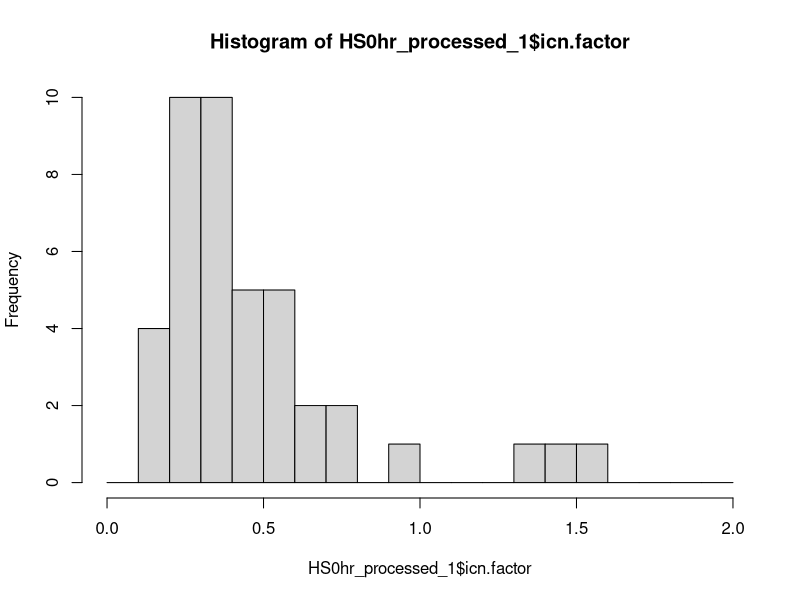
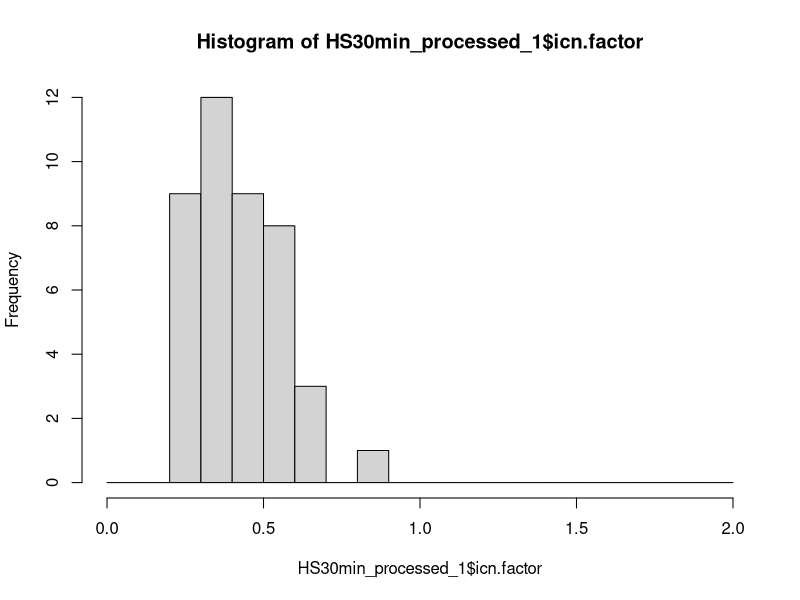
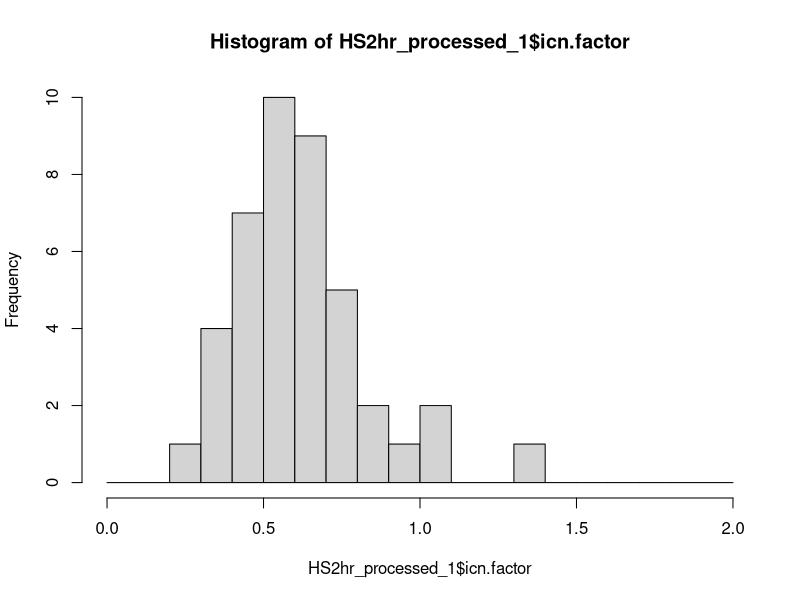
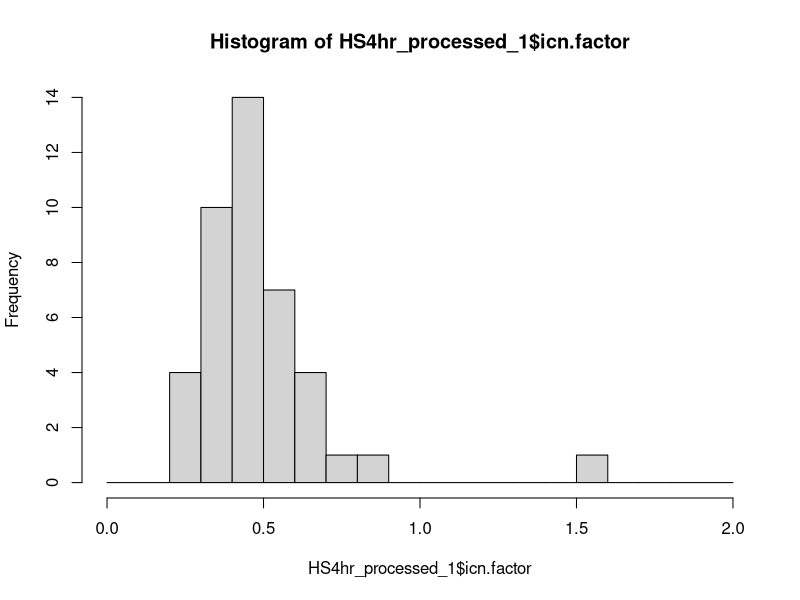
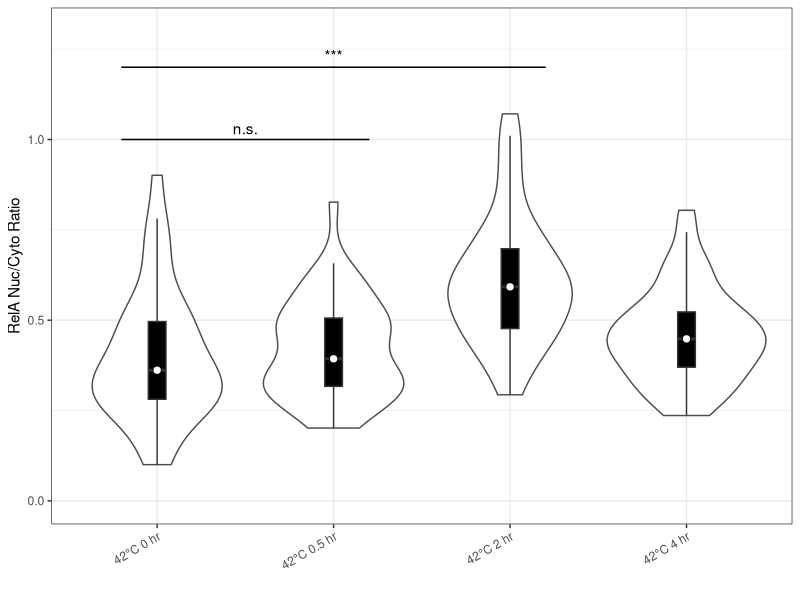

The R source for these figures, in order:
# Load libraries
library(tidyverse)
library(ggsignif)

# Clear workspace
rm(list = ls())

# Load datasets
HS0hr_rawdata <- read.csv("./HS0hr.csv")
HS30min_rawdata <- read.csv("./HS30min.csv")
HS2hr_rawdata <- read.csv("./HS2hr.csv")
HS4hr_rawdata <- read.csv("./HS4hr.csv")

# Check loaded datasets
glimpse(HS0hr_rawdata)
glimpse(HS30min_rawdata)
glimpse(HS2hr_rawdata)
glimpse(HS4hr_rawdata)

# Extract exact data values from raw data
HS0hr_processed_1 <- HS0hr_rawdata %>% 
  select(icn.factor, X..nuclei, X..cytoplasm, av..nuclei.intensity, av..cytoplasm.intensity)
HS30min_processed_1 <- HS30min_rawdata %>% 
  select(icn.factor, X..nuclei, X..cytoplasm, av..nuclei.intensity, av..cytoplasm.intensity)
HS2hr_processed_1 <- HS2hr_rawdata %>% 
  select(icn.factor, X..nuclei, X..cytoplasm, av..nuclei.intensity, av..cytoplasm.intensity)
HS4hr_processed_1 <- HS4hr_rawdata %>% 
  select(icn.factor, X..nuclei, X..cytoplasm, av..nuclei.intensity, av..cytoplasm.intensity)

# Check histogram of each data
hist(HS0hr_processed_1$icn.factor, breaks = seq(0, 2.0, 0.1))
hist(HS30min_processed_1$icn.factor, breaks = seq(0, 2.0, 0.1))
hist(HS2hr_processed_1$icn.factor, breaks = seq(0, 2.0, 0.1))
hist(HS4hr_processed_1$icn.factor, breaks = seq(0, 2.0, 0.1))

# Perform Welch's t-test
t.test(HS0hr_processed_1$icn.factor, HS2hr_processed_1$icn.factor, var.equal = F)
t.test(HS2hr_processed_1$icn.factor, HS4hr_processed_1$icn.factor, var.equal = F)

# Prepare final data
final_data <- data.frame(HS0hr = HS0hr_processed_1$icn.factor, 
                        HS0.5hr = HS30min_processed_1$icn.factor, 
                        HS2hr = HS2hr_processed_1$icn.factor, 
                        HS4hr = HS4hr_processed_1$icn.factor) %>% 
  rowid_to_column("id") %>% 
  pivot_longer(-id, names_to = "HeatShock", values_to = "RelANucCytoRatio") %>% 
  select(-id) %>% 
  mutate(HeatShock = gsub(HeatShock, pattern = "HS", replacement = "42°C ", ignore.case = TRUE)) %>% 
  mutate(HeatShock = gsub(HeatShock, pattern = "hr", replacement = " hr", ignore.case = TRUE)) %>% 
  mutate(Type = if_else(condition = str_detect(HeatShock, pattern = "0 hr"), 
                         true = "Non-treat",
                         false = "Heat shock"))

# Re-align the data order which would be appeared on the final graph
final_data$HeatShock <- factor(final_data$HeatShock, levels = c("42°C 0 hr", "42°C 0.5 hr", "42°C 2 hr", "42°C 4 hr"))
final_data$Type <- factor(final_data$Type, levels = c("Non-treat", "Heat shock"))

# Prepare final plot
final_graph <- ggplot(final_data, aes(x = HeatShock, y = RelANucCytoRatio, ymin = 0)) +
  ylim(0, 1.3) +
  geom_violin(colour = "gray30") +
  geom_boxplot(width = 0.1, 
               fill = "black", 
               outlier.colour = "NA") +
  stat_summary(fun = median, 
               geom = "point", 
               fill = "white", 
               shape = 21, 
               size = 2.5) +
  geom_signif(inherit.aes = FALSE,
              stat = "identity",
              data = data.frame(x = c(0.8, 0.8),
                                xend = c(2.2, 3.2),
                                y = c(1.0, 1.2),
                                annotation = c("bar1", "bar2")),
              aes(x = x, xend = xend, y = y, yend = y, annotation = annotation),
              tip_length = 0) +
  xlab("") +
  ylab("RelA Nuc/Cyto Ratio") +
  theme_bw() +
  theme(axis.text.x = element_text(hjust = 1, angle = 30), 
        legend.title = element_blank(), 
        strip.background = element_blank())
pg <- ggplot_build(final_graph)
pv <- pg$data[[4]]$annotation
pv <- c("n.s.", "***")
pg$data[[4]]$annotation <- pv
final_graph <- ggplot_gtable(pg)
plot(final_graph)

# Definition of ANOVA-Tukey-Cramer test function
tukey <- function(x){
  vx <- c(x$RelANucCytoRatio)
  fx <- factor(x$HeatShock)
  anova_res <- aov(vx ~ fx)
  tukey_res <- TukeyHSD(anova_res)
  return(as.data.frame(tukey_res[[1]]))
}

# Perform Tukey-Cramer test
tukeytest_result_of_final_data <- tukey(final_data)
